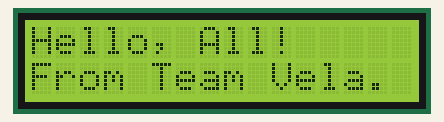
Simulated run of this sketch. Board: Arduino Uno, built with avr-gcc and run on an emulated ATmega328P. Parts: 16×2 character LCD.

Above: at 0.1 s.
At 2.2 s:
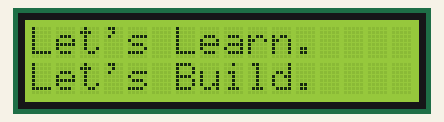
At 4.2 s:
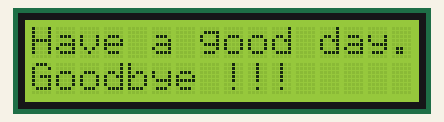

Measured:
- by itself, everything shown: repeats every 6.1 s, in 3 steps
- what the display in image 1 shows lasts 2.1 s, from 2.1 s to 4.2 s

The sketch:

Part-01-TextR.ino
```cpp
#include <LiquidCrystal_I2C.h>

LiquidCrystal_I2C mon(0x27, 16, 2);

const char* message1_line1 = "Hello, All!";
const char* message1_line2 = "From Team Vela.";

const char* message2_line1 = "Let's Learn.";
const char* message2_line2 = "Let's Build.";

const char* message3_line1 = "Have a good day.";
const char* message3_line2 = "Goodbye !!!";

void setup()
{
  Serial.begin(115200);
  mon.begin();
  mon.backlight();
  mon.clear();
}

void loop()
{
  mon.clear();
  mon.setCursor(0, 0);
  mon.print(message1_line1);
  mon.setCursor(0, 1);
  mon.print(message1_line2);
  delay(2000);

  mon.clear();
  mon.setCursor(0, 0);
  mon.print(message2_line1);
  mon.setCursor(0, 1);
  mon.print(message2_line2);
  delay(2000);

  mon.clear();
  mon.setCursor(0, 0);
  mon.print(message3_line1);
  mon.setCursor(0, 1);
  mon.print(message3_line2);
  delay(2000);
}
```
